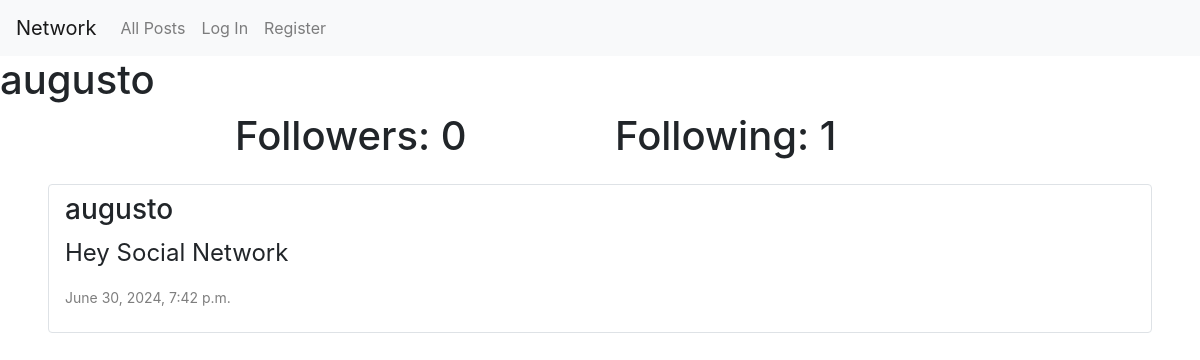
Screenshot of /profile/4 with the database file from the repository.
### network/models.py (models this page shows, shortened)
class User(AbstractUser):
    pass

class Post(models.Model):
    content = models.CharField(max_length=140)
    author = models.ForeignKey(User, on_delete=models.CASCADE, related_name="author")
    date = models.DateTimeField(auto_now_add=True)

### network/views.py (the view)
# urls.py: path("profile/<int:user_id>", views.profile_page, name="profile"),
def profile_page(request,user_id):
    author = User.objects.get(pk=user_id)
    myPosts = Post.objects.filter(author=user_id).order_by("id").reverse()
    following = Follow.objects.filter(user=author)
    followers = Follow.objects.filter(user_follow=author)
    paginator = Paginator(myPosts, 1)
    myPosts = paginator.get_page(request.GET.get('page'))
    try:
        checkFollow = followers.filter(user=User.objects.get(pk=request.user.id))
        if len(checkFollow) !=0:
            isFollow = True
        else:
            isFollow = False
    except:
        isFollow = False
    return render(request, "network/profile.html",{
        "myPosts": myPosts,
        "username": author.username,
        "following": following,
        "followers": followers,
        "isFollow": isFollow,
        "user_profile": author
    })

### network/templates/network/profile.html (shortened to what this page needs)
{% extends 'network/layout.html' %}
{% block body %}
  <h1>{{ username }}</h1>
  <div class="container">
    <div class="row justify-content-center">
      <h1 class="col-4">Followers: {{ followers.count }}</h1>
      <h1 class="col-4">Following: {{ following.count }}</h1>
    </div>
  </div>
  <div class="all-posts">
    {% for post in myPosts %}
      <div class="post-card rounded my-3 mx-5 border py-2 px-3">
        <h3>{{ post.author }}</h3>
        <p>{{ post.content }}</p>
        <p>{{ post.date }}</p>
      </div>
    {% endfor %}
  </div>
{% endblock %}

### network/static/network/styles.css (style rules this page uses)
.all-posts p:last-child { font-size: 14px; color: rgb(126, 126, 126); }
.all-posts p { font-size: 24px; }

### rows the page displays
User: username "augusto"
Post: author "augusto", content "Hey Social Network", date "June 30, 2024, 7:42 p.m."

### other values shown
{{ followers.count }} "0"
{{ following.count }} "1"
